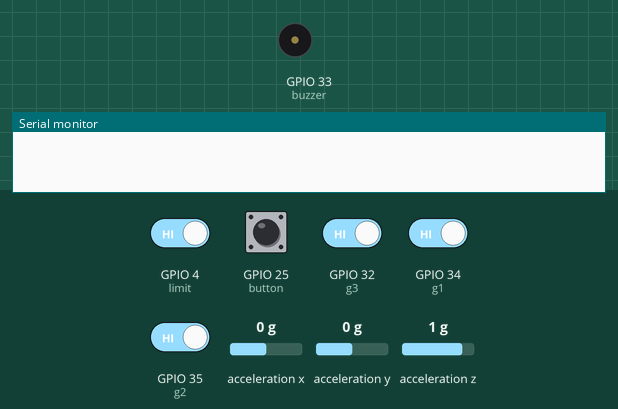
This sketch was run on a simulated ESP32. Shown: buzzer (waves = sounding, pin HIGH), the last lines printed to the serial monitor. The inputs (shaded band) are chosen by the test bench; at power-on: GPIO 4 (limit), GPIO 25 (button), GPIO 32 (g3), GPIO 34 (g1), GPIO 35 (g2) HIGH, acceleration y 0 g, acceleration x 0 g, acceleration z 1 g. A WiFi scan finds three made-up networks; storage starts empty.

Above: at 0.0 s.
At 3.2 s:
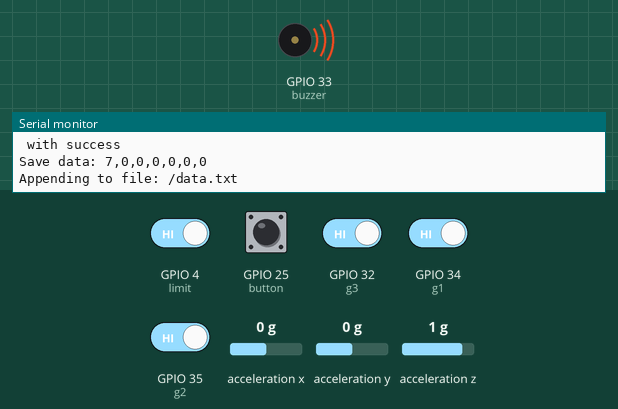
3.3 s: acceleration y set to 0.8 g
5.2 s: GPIO 25 (button) pulled LOW for 1 s
7.7 s: GPIO 32 (g3) driven LOW
9.6 s: GPIO 4 (limit) driven LOW
12.6 s: GPIO 34 (g1) driven LOW
14.5 s: GPIO 35 (g2) driven LOW
Timing chart, 0 to 17.5 s (numbered marks = the images above; inputs shaded):
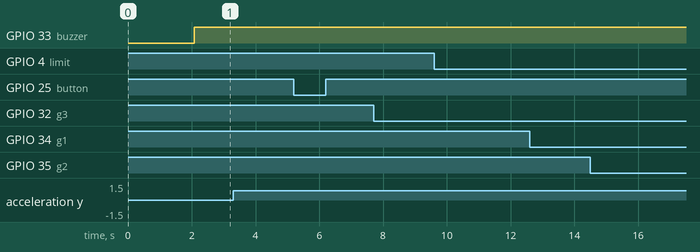

The sketch:

2021-smart-helmet-helmet-mlwec.ino
```cpp
#include <Wire.h>
#include <Adafruit_Sensor.h>
#include <Adafruit_ADXL345_U.h>

#include "FS.h"
#include "SD.h"
#include <SPI.h>

#include <esp_now.h>
#include <esp_wifi.h>
#include <WiFi.h>
constexpr char WIFI_SSID[] = "Madhu P";
uint8_t broadcastAddress[] = {0xAC, 0x67, 0xB2, 0x38, 0xDB, 0xA0};

String success;
typedef struct struct_message
{
    String s;
} struct_message;
struct_message statusHelmet;
struct_message incomingMsg;
String incomingMessage;
#define SD_CS 5
int eflag=0;
String dataMessage;

// Callback when data is sent
void OnDataSent(const uint8_t *mac_addr, esp_now_send_status_t status)
{
  Serial.print("\r\nLast Packet Send Status:\t");
  Serial.println(status == ESP_NOW_SEND_SUCCESS ? "Delivery Success" : "Delivery Fail");
  if (status ==0){
    success = "Delivery Success :)";
  }
  else{
    success = "Delivery Fail :(";
  }
}

int32_t getWiFiChannel(const char *ssid)
{
  if (int32_t n = WiFi.scanNetworks())
  {
      for (uint8_t i=0; i<n; i++)
      {
          if (!strcmp(ssid, WiFi.SSID(i).c_str()))
          {
              return WiFi.channel(i);
          }
      }
  }
  return 0;
}

// Callback when data is received
void OnDataRecv(const uint8_t * mac, const uint8_t *incomingData, int len) {
  memcpy(&incomingMsg, incomingData, sizeof(incomingMessage));
  Serial.print("Bytes received: ");
  Serial.println(len);
  incomingMessage = incomingMsg.s;
  if(incomingMessage=="emergency") {
    eflag=1;
  }
}

/* Assign a unique ID to this sensor at the same time */
Adafruit_ADXL345_Unified accel = Adafruit_ADXL345_Unified(12345);

// Hardware
int limit=4;
int g1=34;
int g2=35;
int g3=32;
int buzzer=33;
int button=25;
int logid=0;

void bsp_init(void) {
  pinMode(limit,INPUT);
  pinMode(button,INPUT);
  pinMode(g1,INPUT);
  pinMode(g2,INPUT);
  pinMode(g3,INPUT);
  pinMode(buzzer,OUTPUT);
  Serial.begin(9600);

  if(!accel.begin())
  {
    /* There was a problem detecting the ADXL345 ... check your connections */
    Serial.println("Ooops, no ADXL345 detected ... Check your wiring!");
    while(1);
  }

  /* Set the range to whatever is appropriate for your project */
  accel.setRange(ADXL345_RANGE_16_G);

  // Initialize SD card
  SD.begin(SD_CS);
  if(!SD.begin(SD_CS)) {
    Serial.println("Card Mount Failed");
    return;
  }
  uint8_t cardType = SD.cardType();
  if(cardType == CARD_NONE) {
    Serial.println("No SD card attached");
    return;
  }
  Serial.println("Initializing SD card...");
  if (!SD.begin(SD_CS)) {
    Serial.println("ERROR - SD card initialization failed!");
    return;    // init failed
  }

  // If the data.txt file doesn't exist
  // Create a file on the SD card and write the data labels
  File file = SD.open("/data.txt");
  if(!file) {
    Serial.println("File doens't exist");
    Serial.println("Creating file...");
    writeFile(SD, "/data.txt", "Reading ID, Date, Hour, Temperature \r\n");
  }
  else {
    Serial.println("File already exists");
  }
  file.close();

  WiFi.mode(WIFI_STA);
  int32_t channel = getWiFiChannel(WIFI_SSID);
  WiFi.printDiag(Serial); // Uncomment to verify channel number before
  esp_wifi_set_promiscuous(true);
  esp_wifi_set_channel(channel, WIFI_SECOND_CHAN_NONE);
  esp_wifi_set_promiscuous(false);
  WiFi.printDiag(Serial); // Uncomment to verify channel change after
  if (esp_now_init() != ESP_OK)
  {
    Serial.println("Error initializing ESP-NOW");
    return;
  }
  esp_now_register_send_cb(OnDataSent);
  esp_now_peer_info_t peerInfo;
  memcpy(peerInfo.peer_addr, broadcastAddress, 6);
  peerInfo.channel = 0;
  peerInfo.encrypt = false;
  // Add peer
  if (esp_now_add_peer(&peerInfo) != ESP_OK)
  {
    Serial.println("Failed to add peer");
    return;
  }
  // Register for a callback function that will be called when data is received
  esp_now_register_recv_cb(OnDataRecv);
}

int read_button() {
  if(digitalRead(button)==0)
    return(1);
  else
    return(0);
}
void buzzer_control(int m) {
  digitalWrite(buzzer,m);
}

int read_g1(void) {
  if(digitalRead(g1)==0)
    return(1);
  else
    return(0);
}

int read_g2(void) {
  if(digitalRead(g2)==0)
    return(1);
  else
    return(0);
}

int read_g3(void) {
  if(digitalRead(g3)==0)
    return(1);
  else
    return(0);
}


int read_limit(void) {
  if(digitalRead(limit)==0)
    return(1); // helmet is available
  else
    return(0);  // helmet is not available
}

int read_gyro() {
  sensors_event_t event;
  accel.getEvent(&event);

  /* Display the results (acceleration is measured in m/s^2) */
  //Serial.print("X: "); Serial.print(event.acceleration.x); Serial.print("  ");
  //Serial.print("Y: "); Serial.print(event.acceleration.y); Serial.print("  ");
  //Serial.print("Z: "); Serial.print(event.acceleration.z); Serial.print("  ");Serial.println("m/s^2 ");

  if(event.acceleration.y>6)
    return(1);
  else
    return(0);
}

// Write to the SD card (DON'T MODIFY THIS FUNCTION)
void writeFile(fs::FS &fs, const char * path, const char * message) {
  Serial.printf("Writing file: %s\n", path);

  File file = fs.open(path, FILE_WRITE);
  if(!file) {
    Serial.println("Failed to open file for writing");
    return;
  }
  if(file.print(message)) {
    Serial.println("File written");
  } else {
    Serial.println("Write failed");
  }
  file.close();
}

// Write the sensor readings on the SD card
void logSDCard(String m) {
  dataMessage = m + "\r\n";
  Serial.print("Save data: ");
  Serial.println(dataMessage);
  appendFile(SD, "/data.txt", dataMessage.c_str());
}

// Append data to the SD card (DON'T MODIFY THIS FUNCTION)
void appendFile(fs::FS &fs, const char * path, const char * message) {
  Serial.printf("Appending to file: %s\n", path);

  File file = fs.open(path, FILE_APPEND);
  if(!file) {
    Serial.println("Failed to open file for appending");
    return;
  }
  if(file.print(message)) {
    Serial.println("Message appended");
  } else {
    Serial.println("Append failed");
  }
  file.close();
}

void send_to_station(String abc) {

  statusHelmet.s=abc;
  // Send message via ESP-NOW
  esp_err_t result = esp_now_send(broadcastAddress, (uint8_t *) &statusHelmet, sizeof(statusHelmet));

  if (result == ESP_OK) {
    Serial.println("Sent with success");
  }
  else {
    Serial.println("Error sending the data");
  }
}

void setup() {
  bsp_init();

}

void loop() {
  if(eflag==1) {
    while(1) {
      buzzer_control(1);
    }
  }
  int limitValue=read_limit();
  int g1Value=read_g1();
  int g2Value=read_g2();
  int g3Value=read_g3();
  int gyroValue=read_gyro();
  int buttonValue=read_button();

  if (limitValue==0) {
    Serial.println("Helmet Alert");
    send_to_station("Helmet");
  }
  if(g1Value==1) {
    Serial.println("SO2 Gas Alert");
    send_to_station("SO2");
  }
  if(g2Value==1) {
    Serial.println("CO Gas Alert");
    send_to_station("CO");
  }
  if(g3Value==1) {
    Serial.println("NO2 Gas Alert");
    send_to_station("NO2");
  }
  if(gyroValue==1) {
    Serial.println("Fall Alert");
    send_to_station("Fall");
  }
  if(buttonValue==1) {
    Serial.println("Emergency Alert");
    send_to_station("Emergency");
  }

  if(limitValue==0 || g1Value==1 || g2Value==1 || g3Value==1 || gyroValue==1 || buttonValue==1)
    buzzer_control(1);
  else
    buzzer_control(0);
  logid+=1;
  String dummy=String(logid)+"," + String(limitValue)+","+String(g1Value)+","+String(g2Value)+","+String(g3Value)+","+String(gyroValue)+","+String(buttonValue);
  logSDCard(dummy);
  Serial.print(limitValue);
  Serial.print(",");
  Serial.print(g1Value);
  Serial.print(",");
  Serial.print(g2Value);
  Serial.print(",");
  Serial.print(g3Value);
  Serial.print(",");
  Serial.print(buttonValue);
  Serial.print(",");
  Serial.println(gyroValue);
}
```
